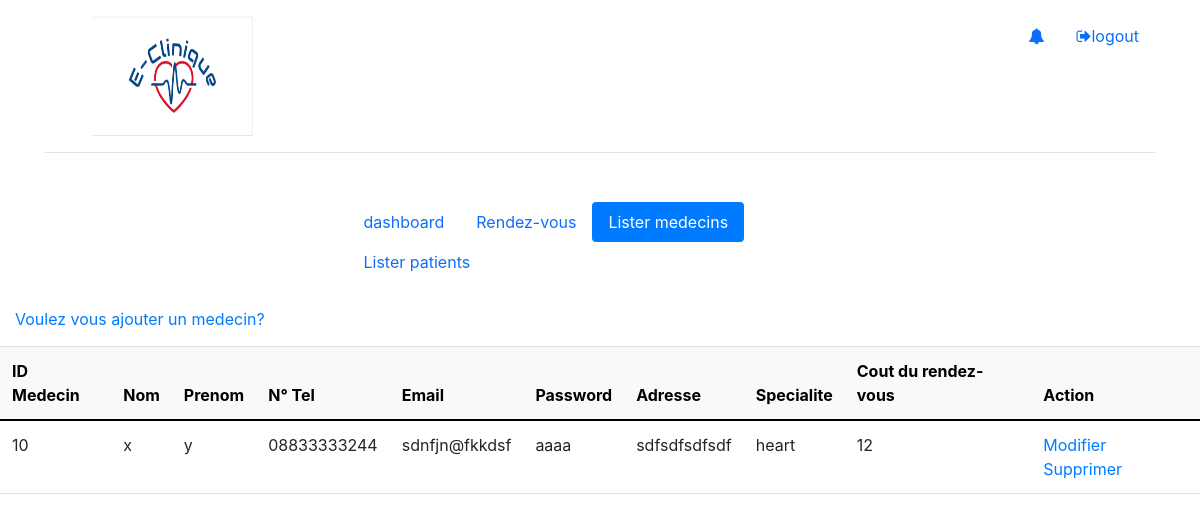
The app's page /admin/viewDoctors.php with its own data.
### tables this page shows
CREATE TABLE `medecin` (
  `idM` int(11) NOT NULL,
  `idAd` int(11) DEFAULT NULL,
  `nom` varchar(50) DEFAULT NULL,
  `prenom` varchar(50) DEFAULT NULL,
  `tel` varchar(12) DEFAULT NULL,
  `email` varchar(50) DEFAULT NULL,
  `adresse` varchar(50) DEFAULT NULL,
  `fee` float DEFAULT NULL,
  `specialite` varchar(50) DEFAULT NULL,
  `password` varchar(50) DEFAULT NULL
);

### admin/viewDoctors.php (the view, shortened to what this page needs)
<!DOCTYPE html>
<html>
<head>
    <link href="https://cdn.jsdelivr.net/npm/bootstrap@5.0.0-beta3/dist/css/bootstrap.min.css" rel="stylesheet">
    <link href="https://maxcdn.bootstrapcdn.com/bootstrap/4.0.0/css/bootstrap.min.css" rel="stylesheet">
    <link rel="stylesheet" href="../CSSFiles/style1.css">
    <link rel="stylesheet" href="https://stackpath.bootstrapcdn.com/font-awesome/4.7.0/css/font-awesome.min.css">
</head>
<body>
    <div class="container" >
        <header class="d-flex flex-wrap justify-content-center py-3 mb-4 border-bottom">
            <a href="../home.php" class="d-flex align-items-center mb-3 mb-md-0 me-md-auto text-dark text-decoration-none">
            <svg class="bi me-2" width="40" height="32"><use xlink:href="#bootstrap"/></svg>
            <img src="../Images/Logo Site.PNG" alt="Logo" title="Logo" height="120px" width="160px">
            </a>
            <?php include("notificationIndex.php"); ?>
            <ul class="nav nav-pills">
                <li class="nav-item">
                <a class="nav-link" href="../logout.php"><i class="fa fa-sign-out" aria-hidden="true"></i>logout</a>
                </li>
            </ul>
        </header>
        <div class="divNav">
        <ul class="nav nav-pills">
            <li class="nav-item">
                <a class="nav-link " aria-current="page" href="admin_index.php" id="dash" >dashboard</a>
            </li>
            <li class="nav-item">
                <a class="nav-link " href="viewAppointements.php" id="rdv">Rendez-vous</a>
            </li>
            <li class="nav-item">
                <a class="nav-link active" href="viewDoctors.php" id="lm">Lister medecins</a>
            </li>
            <li class="nav-item">
                <a class="nav-link" href="viewPatients.php" id="lp">Lister patients</a>
            </li>
        </ul>
        </div>
    </div>
<div>
        <a href="addDoctor.php"  style="margin: 15px;">Voulez vous ajouter un medecin?</a> <br>
		<table class="table" style="margin-top: 15px;">
			<thead class="table-light">
				<th>ID Medecin</th>
				<th>Nom</th>
				<th>Prenom</th>
                <th>N° Tel</th>
				<th>Email</th>
				<th>Password</th>
				<th>Adresse</th>
				<th>Specialite</th>
				<th>Cout du rendez-vous</th>
				<th colspan="2">Action</th>
			</thead>
			<tbody>
				<?php
					$query=mysqli_query($conn,"select * from medecin");
					while($row=mysqli_fetch_array($query)){
						?>
						<tr id="<?php echo $row['idM']; ?>">
							<td><?php echo $row['idM']; ?></td>
                            <td><?php echo $row['nom']; ?></td>
							<td><?php echo $row['prenom']; ?></td>
							<td><?php echo $row['tel']; ?></td>
							<td><?php echo $row['email']; ?></td>
							<td><?php echo $row['password']; ?></td>
							<td><?php echo $row['adresse']; ?></td>
							<td><?php echo $row['specialite']; ?></td>
							<td><?php echo $row['fee']; ?></td>
                            <td>
								<a href="addDoctor.php?idDoctor=<?php echo $row['idM']; ?>">Modifier</a>
								<a href="deleteDoctor.php?idDoctor=<?php echo $row['idM']; ?>&nomDoctor=<?php echo $row['nom']; ?>" onclick="return(confirm('Etes-vous sûr de vouloir supprimer ce medecin?'));">Supprimer</a>
							</td>
						</tr>
						<?php
					}
				?>
			</tbody>
		</table>
	</div>
</body>
</html>

### CSSFiles/style1.css (style rules this page uses)
.divNav { margin: auto; width: 50%; padding: 25px; }

### records on screen
medecin: idM "10", nom "x", prenom "y", tel "08833333244", email "sdnfjn@fkkdsf", password "aaaa", adresse "sdfsdfsdfsdf", specialite "heart", fee "12"
